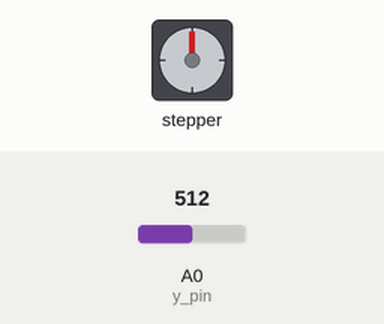
Recording of a sketch running on a simulated Arduino Uno, built with avr-gcc and run on an emulated ATmega328P. Shown: stepper motor. The test bench sets the inputs (shaded band); at power-on: A0 (y_pin) = 512. Stepper angles assume 2048 steps per turn; what the sketch prints to the serial monitor is not drawn.

Above: at 1.7 s.
1.8 s: A0 (y_pin) set to 520
3.3 s: A0 (y_pin) set to 540
At 5.55 s:
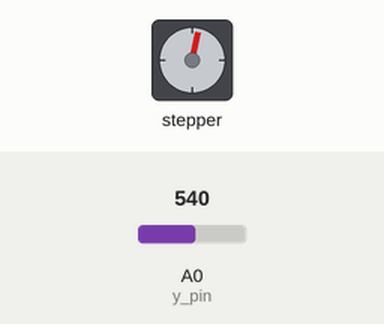
6.3 s: A0 (y_pin) set to 716
At 6.64 s:
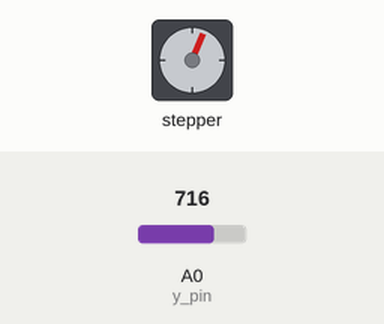
9.3 s: A0 (y_pin) set to 900
At 9.64 s:
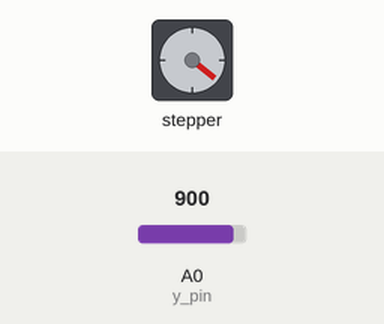
Timing chart, 0 to 16.3 s (numbered marks = the images above; inputs shaded):
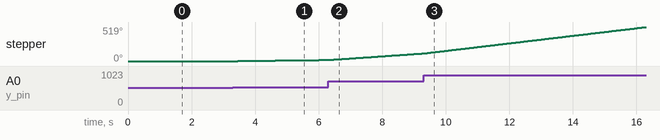

Measured:
- the behaviour switches between 527 and 528 on A0 (y_pin) (found by bisection; images 0 and 1)
- after the input at 1.8 s, every drawn part: stays the same
- after the input at 3.3 s, stepper: keeps turning clockwise at about 6°/s, starting after 0.15 s

The sketch:

motor_control.ino
```cpp
/* This is an Arduino Uno sketch for 28BYJ-48 stepper motor control using HW-504 joystick */

#include <Stepper.h>

const int y_pin  = A0; //connect VRy to analog pin A0

const int IN1 = 8; //connect IN1 to digital pin 8
const int IN2 = 9; //connect IN2 to digital pin 9
const int IN3 = 10; //connect IN3 to digital pin 10
const int IN4 = 11; //connect IN4 to digital pin 11

const int steps_per_revolution = 2048; //steps for full-step mode
int y_centre_value = 512; //temporary centre value for joystick y-axis
const int deadzone = 15; //prevents drift when joystick is centered

int motor_speed = 0; //initialize motor speed at zero
int step_direction;

//initialize stepper motor
//pins entered in sequence IN1-IN3-IN2-IN4 for proper step sequence
Stepper stepperMotor(steps_per_revolution, IN1, IN3, IN2, IN4);

void setup() {

  Serial.begin(9600); //initialize serial port

  pinMode(y_pin, INPUT);

  Serial.println("calibrating joystick center...please keep stick released!");

  //auto calibration of joystick center value routine
  long sum = 0;
  for (int i = 0; i < 50; i++) {
    sum += analogRead(y_pin);
    delay(10); //take 50 samples spaced over 500ms
  }

  y_centre_value = sum / 50; //average resting center

  Serial.print("calibration complete...center value: ");
  Serial.println(y_centre_value);
}

void loop() {

  //read joystick y-axis
  int y_value = analogRead(y_pin);

  //check if joystick is moved outside the center deadzone
  if (abs(y_value - y_centre_value) > deadzone) {

    if (y_value > y_centre_value) {

     //clockwise rotation
      //map into a safe speed range (1 to 15 RPM)
      motor_speed = map(y_value, y_centre_value + deadzone, 1023, 1, 15);
      step_direction = 1;
    } else {

      //counter-clockwise rotation
      //map into speed range (1 to 15 RPM)
      motor_speed = map(y_value, 0, y_centre_value - deadzone, 15, 1);
      step_direction = -1;
    }

    //set speed
    stepperMotor.setSpeed(motor_speed);

    //take a single step in the evaluated direction
    stepperMotor.step(step_direction * 1);
  }
  else {

    //joystick is centered
  }
}
```
